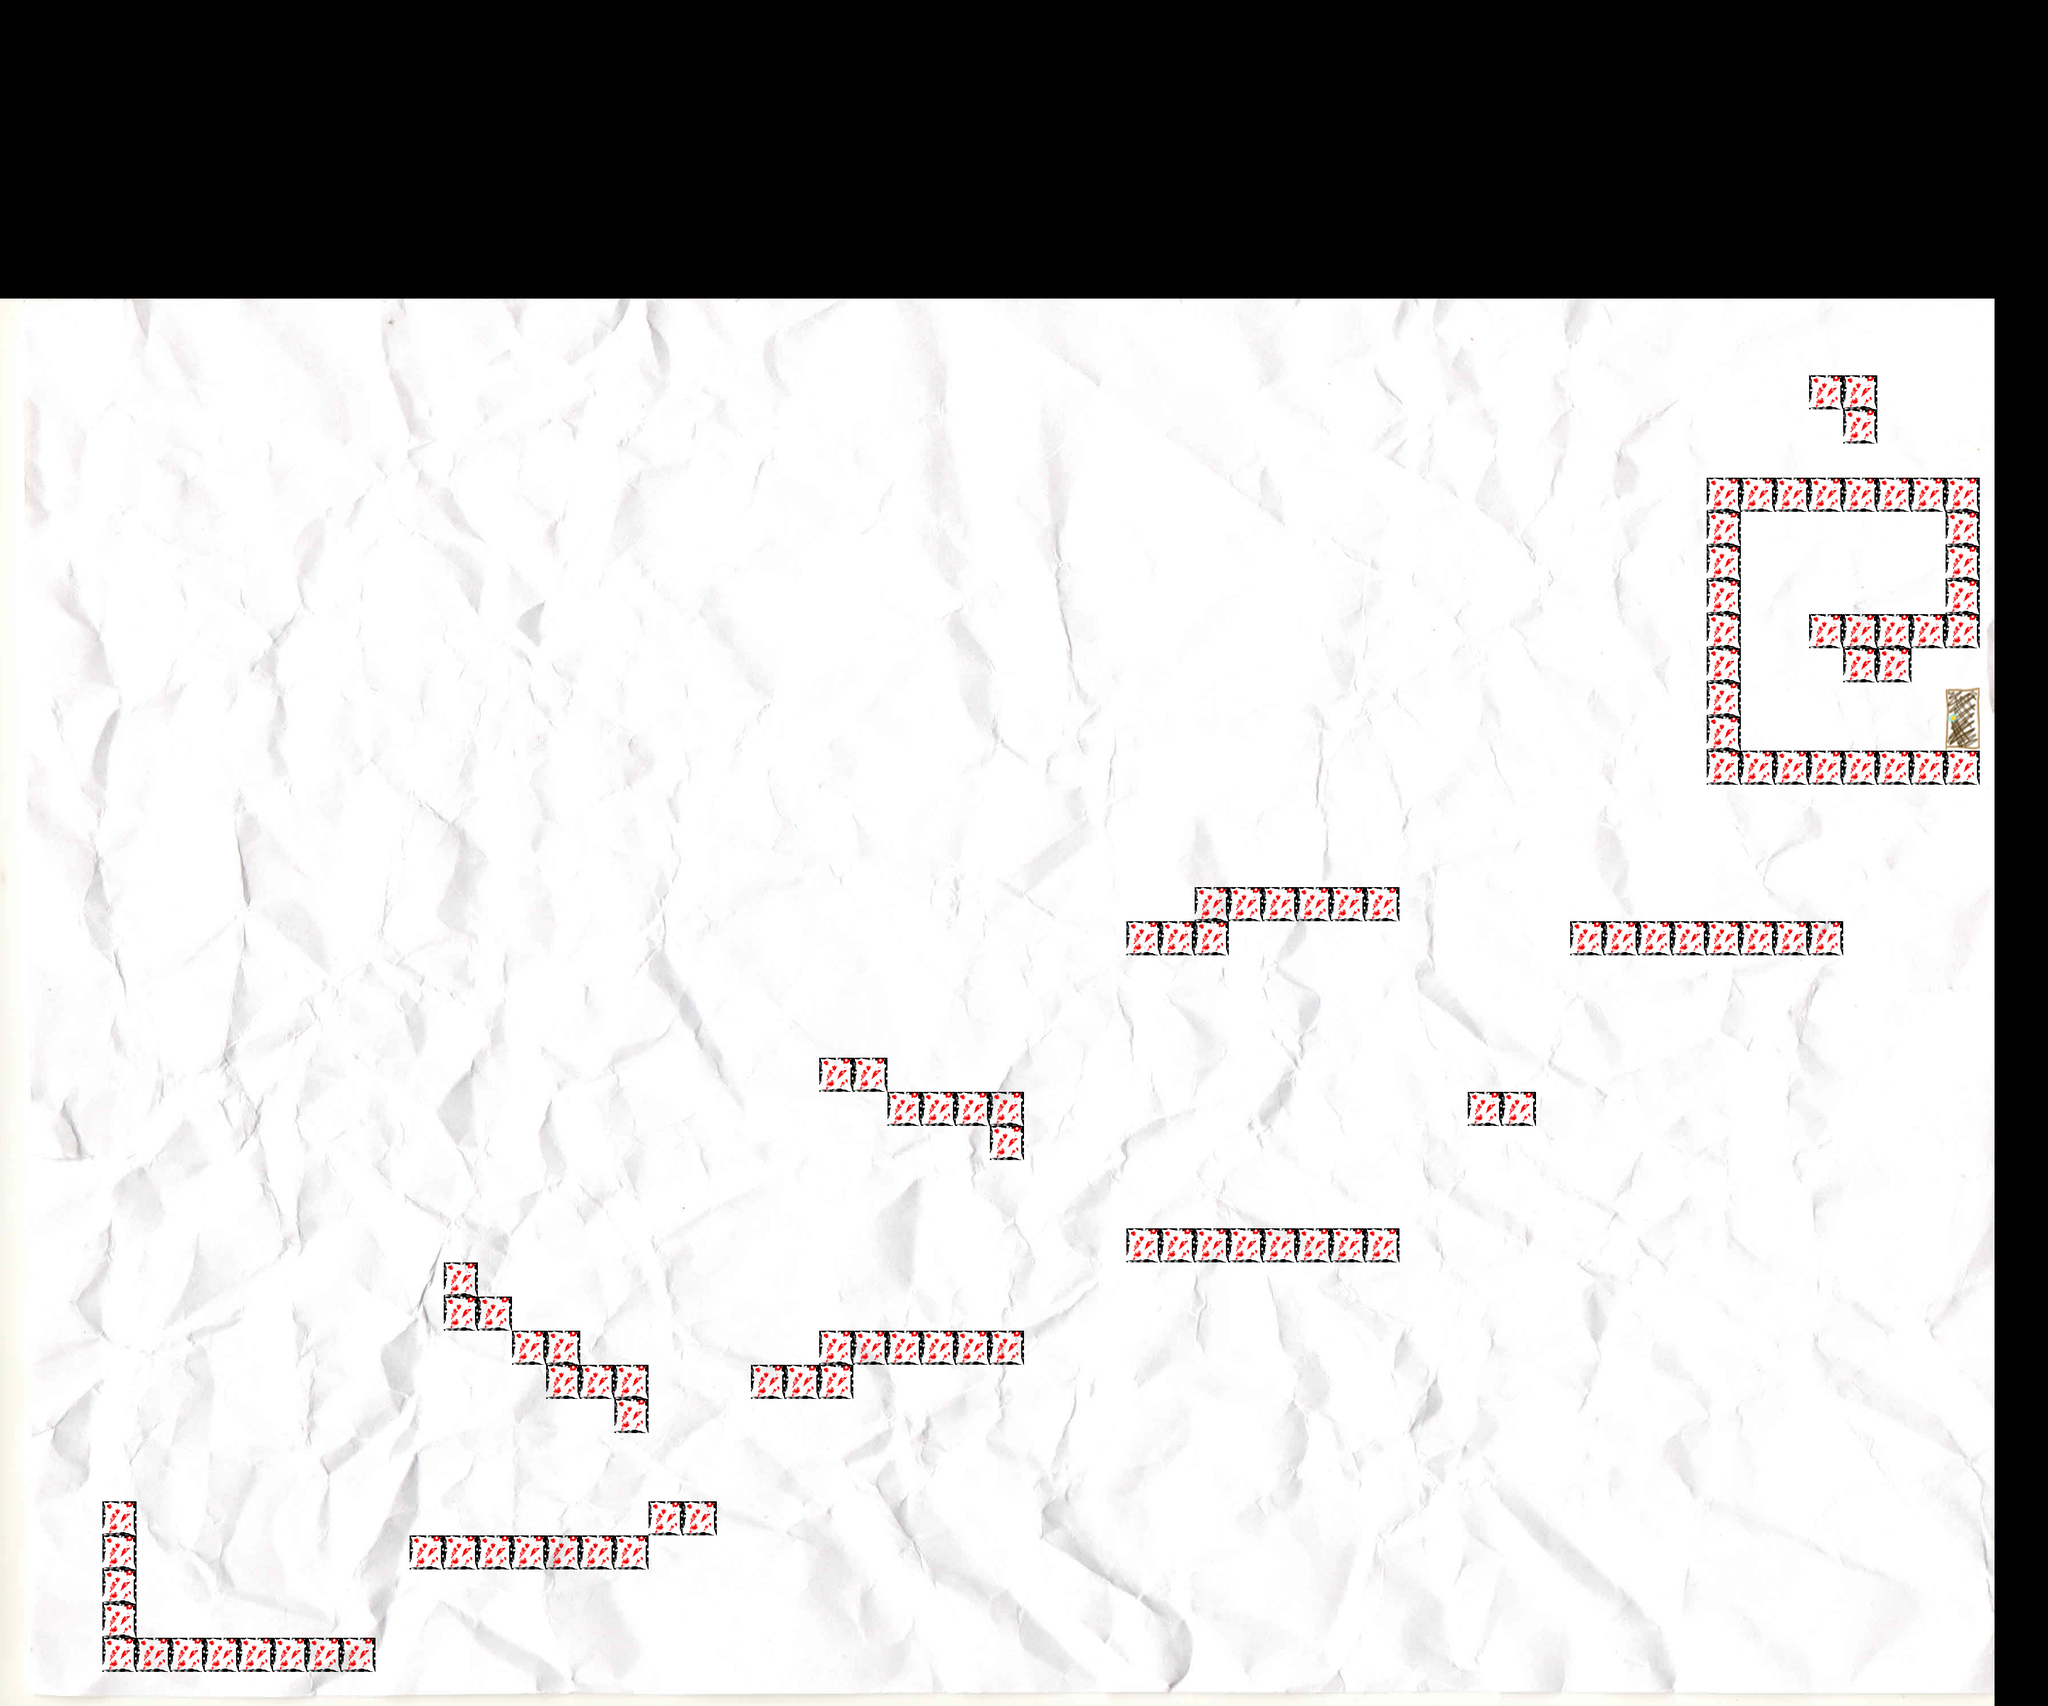

A 2D game scene composited from a Tiled map and its tileset images. What follows is a short description and the map's XML, with each tile layer's data collapsed to a summary:
An orthogonal 60x50 tile map with 60x60 px tiles, 2 tile layers (tiles, ttts), 1 image layer and 3 objects.

<map version="1.8" tiledversion="1.8.4" orientation="orthogonal" renderorder="right-down" width="60" height="50" tilewidth="60" tileheight="60" infinite="0" nextlayerid="6" nextobjectid="5">
 <tileset firstgid="1" name="tile" tilewidth="60" tileheight="60" tilecount="4" columns="2">
  <image source="tile.png" width="120" height="120" />
 </tileset>
 <imagelayer id="2" name="Слой изображений 1" offsetx="0" offsety="525">
  <image source="../backdrop.png" width="3506" height="2480" />
 </imagelayer>
 <layer id="1" name="tiles" width="60" height="50">
  <data>[3000 cells, 109 non-empty, 1 distinct tile ids]</data>
 </layer>
 <layer id="5" name="ttts" width="60" height="50">
  <data>[3000 cells, 2 non-empty, 2 distinct tile ids]</data>
 </layer>
 <objectgroup id="4" name="players">
  <object id="2" x="3300" y="1035">
   <point />
  </object>
 </objectgroup>
 <objectgroup id="3" name="enemies">
  <object id="1" x="870" y="2670">
   <properties>
    <property name="left" type="float" value="750" />
    <property name="right" type="float" value="1000" />
   </properties>
   <point />
  </object>
  <object id="4" x="3195" y="1305">
   <properties>
    <property name="left" type="float" value="3100" />
    <property name="right" type="float" value="3450" />
   </properties>
   <point />
  </object>
 </objectgroup>
</map>